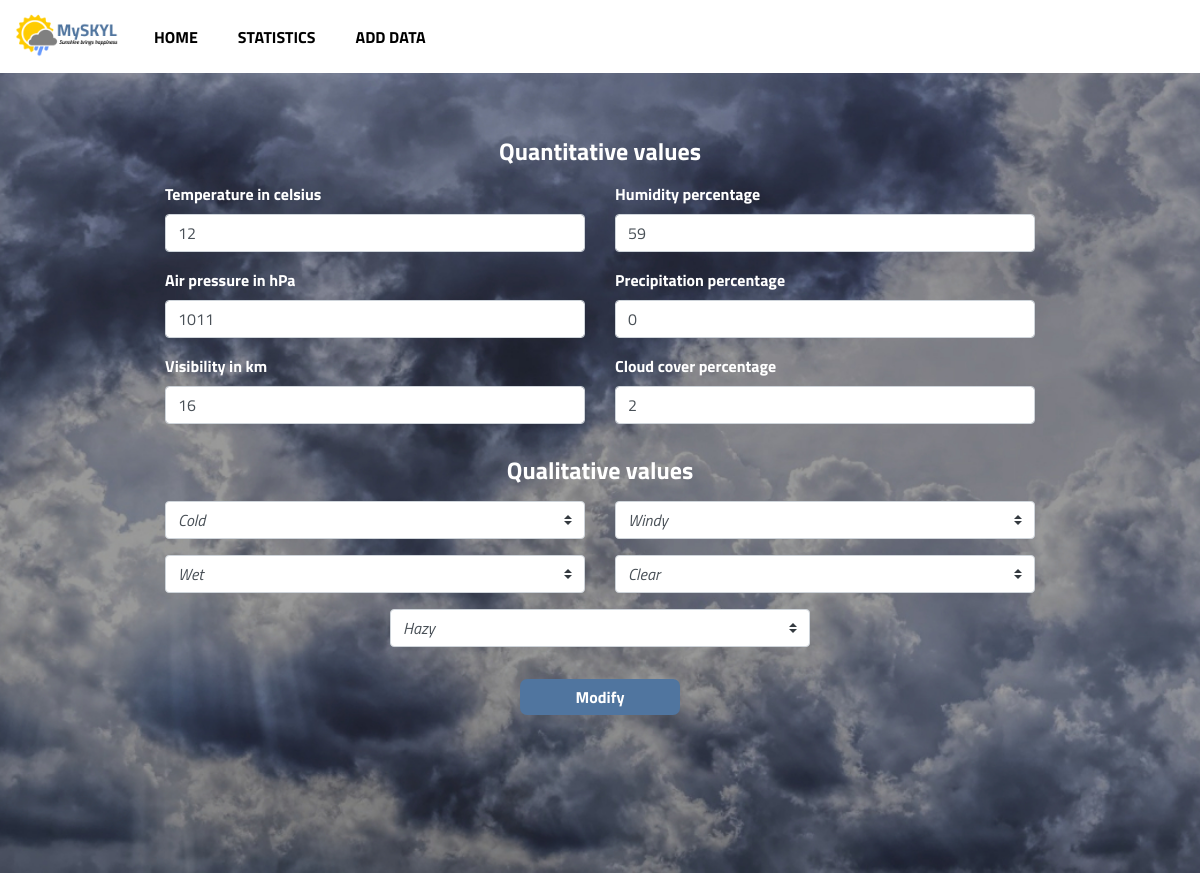
The app's page /modify.php?id=1 with its own data.
### tables this page shows
CREATE TABLE `quantitative_data` (
  `record_id` int(11) NOT NULL,
  `temprature_celsius` float NOT NULL,
  `humidity_percent` float NOT NULL,
  `air_pressure` float NOT NULL,
  `precipitation_percent` int(11) NOT NULL,
  `visibility` float NOT NULL,
  `cloud_cover_percent` int(11) NOT NULL,
  `record_date` date NOT NULL,
  `record_time` time NOT NULL,
  `wind_speed` int(11) NOT NULL,
  `fog_id` int(11) NOT NULL,
  `wind_id` int(11) NOT NULL,
  `visibility_id` int(11) NOT NULL,
  `humidity_id` int(11) NOT NULL,
  `weather_condition_id` int(11) NOT NULL
);

### modify.php (the view, shortened to what this page needs)
<?php
include 'db_connection.php';
$id = $_GET["id"];
if (array_key_exists('modify-row', $_POST) && isset($_POST["temperature"])
    && isset($_POST["airpressure"])
    && isset($_POST["visibility_km"])
    && isset($_POST["humidity_percent"])
    && isset($_POST["precipitation"])
    && isset($_POST["cloudcover"])
    && isset($_POST["weather-condition"])
    && isset($_POST["humidity"])
    && isset($_POST["wind"])
    && isset($_POST["visibility"])
    && isset($_POST["fog"])
) {
    $temperature = $_POST["temperature"];
    $humidity_percent = $_POST["humidity_percent"];
    $airpressure = $_POST["airpressure"];
    $precipitation = $_POST["precipitation"];
    $visibility_km = $_POST["visibility_km"];
    $cloudcover = $_POST["cloudcover"];
    $weather_condition = $_POST["weather-condition"];
    $humidity = $_POST["humidity"];
    $wind = $_POST["wind"];
    $visibility = $_POST["visibility"];
    $fog = $_POST["fog"];
    $sqlModify = "UPDATE quantitative_data SET
            quantitative_data.temprature_celsius = ?,
            quantitative_data.humidity_percent = ?,
            quantitative_data.air_pressure = ?,
            quantitative_data.precipitation_percent = ?,
            quantitative_data.visibility = ?,
            quantitative_data.cloud_cover_percent = ?,
            quantitative_data.weather_condition_id = ?,
            quantitative_data.humidity_id = ?,
            quantitative_data.wind_id = ?,
            quantitative_data.visibility_id = ?,
            quantitative_data.fog_id = ? WHERE
            quantitative_data.record_id = ?;";
    $stmt = $conn->prepare($sqlModify);
    if ($stmt) {
        $stmt->bind_param("ddddddiiiiii", $temperature, $humidity_percent, $airpressure,
            $precipitation, $visibility_km, $cloudcover, $weather_condition, $humidity, $wind,
            $visibility, $fog, $id);
        $stmt->execute();
    }
    $result = $stmt->get_result();
    header("Location: /myskyl/details.php?id=$id");
} else {
    $sql = "SELECT record_id, weather_condition_id, humidity_id,
     wind_id, visibility_id, fog_id,
     temprature_celsius, humidity_percent, air_pressure, precipitation_percent,
     visibility AS visibility_km, cloud_cover_percent, record_date
     FROM quantitative_data
     WHERE record_id = ?";
    $stmt = $conn->prepare($sql);
    if ($stmt) {
        $stmt->bind_param("i", $id);
        $stmt->execute();
    }
    $result = $stmt->get_result();
    if ($result->num_rows > 0) {
        $row = $result->fetch_assoc();
    }
}
?>
<!DOCTYPE html>
<html lang="en">
<head>
    <link rel="stylesheet" href="https://maxcdn.bootstrapcdn.com/bootstrap/4.0.0/css/bootstrap.min.css">
    <link rel="stylesheet" href="https://cdnjs.cloudflare.com/ajax/libs/font-awesome/4.7.0/css/font-awesome.min.css">
    <link rel="stylesheet" href="https://cdnjs.cloudflare.com/ajax/libs/animate.css/4.1.1/animate.min.css">
    <link rel="stylesheet" href="css/main.css">
    <link rel="stylesheet" href="css/add_data.css">
</head>
<body>
    <header>
        <nav class="navbar navbar-expand-md navbar-light">
            <a class="navbar-brand" href="index.php?year=2018"><img src="assets/logo.png" alt="logo" class="logo"></a>
            <div class="collapse navbar-collapse" id="navbarSupportedContent">
                <ul class="navbar-nav mr-auto">
                    <li class="nav-item">
                        <a class="nav-link" href="index.php?year=2018">HOME</a>
                    </li>
                    <li class="nav-item">
                        <a class="nav-link" href="statistics.php?year=2018">STATISTICS</a>
                    </li>
                    <li class="nav-item">
                        <a class="nav-link" href="add_data.php">ADD DATA</a>
                    </li>
                </ul>
            </div>
        </nav>
    </header>
    <main class="container-fluid">
        <section class="row justify-content-center">
            <div class="col-lg-9 col-md-10 col-11">
                <form action="" method="post">
                    <div class="form-data">
                        <h4 class="section-header animate__animated animate__fadeInLeft">Quantitative values</h4>
                        <div class="row">
                            <div class="col-sm-6">
                                <div class="form-group animate__animated animate__fadeInLeft">
                                    <label for="temperature">Temperature in celsius</label>
                                    <input type="text" class="form-control" name="temperature" id="temperature"
                                        value="<?php echo $row["temprature_celsius"] ?>">
                                </div>
                                <div class="form-group animate__animated animate__fadeInLeft">
                                    <label for="airpressure">Air pressure in hPa</label>
                                    <input type="text" class="form-control" name="airpressure" id="airpressure"
                                        value="<?php echo $row["air_pressure"] ?>">
                                </div>
                                <div class="form-group animate__animated animate__fadeInLeft">
                                    <label for="visibility_km">Visibility in km</label>
                                    <input type="text" class="form-control" name="visibility_km" id="visibility_km"
                                        value="<?php echo $row["visibility_km"] ?>">
                                </div>
                            </div>
                            <div class=" col-sm-6">
                                <div class="form-group animate__animated animate__fadeInLeft">
                                    <label for="humidity_percent">Humidity percentage</label>
                                    <input type="text" class="form-control" name="humidity_percent"
                                        id="humidity_percent" value="<?php echo $row["humidity_percent"] ?>">
                                </div>
                                <div class="form-group animate__animated animate__fadeInLeft">
                                    <label for="precipitation">Precipitation percentage</label>
                                    <input type="text" class="form-control" name="precipitation" id="precipitation"
                                        value="<?php echo $row["precipitation_percent"] ?>">
                                </div>
                                <div class="form-group animate__animated animate__fadeInLeft">
                                    <label for="cloudcover">Cloud cover percentage</label>
                                    <input type="text" class="form-control" name="cloudcover" id="cloudcover"
                                        value="<?php echo $row["cloud_cover_percent"] ?>">
                                </div>
                            </div>
                        </div>
                        <h4 class="section-header animate__animated animate__fadeInLeft">Qualitative values</h4>
                        <div class="row justify-content-center">
                            <div class="col-sm-6">
                                <select name="weather-condition"
                                    class="custom-select animate__animated animate__fadeInLeft">
                                    <option <?php echo $row["weather_condition_id"] == "1" ? "selected" : "" ?>
                                        value="1">
                                        Cold</option>
                                </select>
                                <select name="humidity" class="custom-select animate__animated animate__fadeInLeft">
                                    <option <?php echo $row["humidity_id"] == "1" ? "selected" : "" ?> value="1">Wet
                                    </option>
                                </select>
                            </div>
                            <div class="col-sm-6">
                                <select name="wind" class="custom-select animate__animated animate__fadeInLeft">
                                    <option <?php echo $row["wind_id"] == "1" ? "selected" : "" ?> value="1">Windy
                                    </option>
                                </select>
                                <select name="visibility" class="custom-select animate__animated animate__fadeInLeft">
                                    <option <?php echo $row["visibility_id"] == "1" ? "selected" : "" ?> value="1">Clear
                                    </option>
                                </select>
                            </div>
                            <div class="col-sm-6">
                                <select name="fog" class="custom-select animate__animated animate__fadeInLeft">
                                    <option <?php echo $row["fog_id"] == "1" ? "selected" : "" ?> value="1">
                                        Hazy
                                    </option>
                                </select>
                            </div>
                        </div>
                    </div>
                    <button class="custom-btn animate__animated animate__fadeInLeft" name="modify-row"
                        type="submit">Modify</button>
                </form>
            </div>
        </section>
    </main>
</body>
</html>

### css/main.css (style rules this page uses)
:root { --primary: #50759F; }
body { font-family: 'Titillium Web', sans-serif; min-width: 320px; overflow-x: hidden !important; }
main { min-height: 100vh; padding: 3rem 0; background-color: rgba(0, 0, 0, 0.5); background-position: center; background-repeat: no-repeat; background-size: cover; color: white; text-align: center; }
.nav-item { font-weight: bold; margin: 0 0.75rem; }
.nav-link { color: black !important; }
.logo { width: 110px; }
h3, h1, h4 { font-weight: bold; }
.custom-btn { cursor: pointer; font-weight: bold; padding: 0.4rem 3.5rem; background-color: var(--primary); color: white; border: none; border-radius: 7px; }
.form-control::placeholder, .custom-select { font-style: italic; }
.form-group>label { font-weight: bold; font-size: 1rem; }
.form-group { text-align: left; }
.custom-select { margin-bottom: 1rem; }
.form-data { margin-bottom: 1rem; }
nav { padding: 0.25rem 0.5rem !important; }

### css/add_data.css (style rules this page uses)
main { background-image: url('../assets/add_data.jpg'); }
.section-header { margin: 1rem 0; }

### records on screen
quantitative_data: temperature "12", airpressure "1011", visibility_km "16", humidity_percent "59", precipitation "0", cloudcover "2", weather-condition "Cold", humidity "Wet", wind "Windy", visibility "Clear", fog "Hazy"
